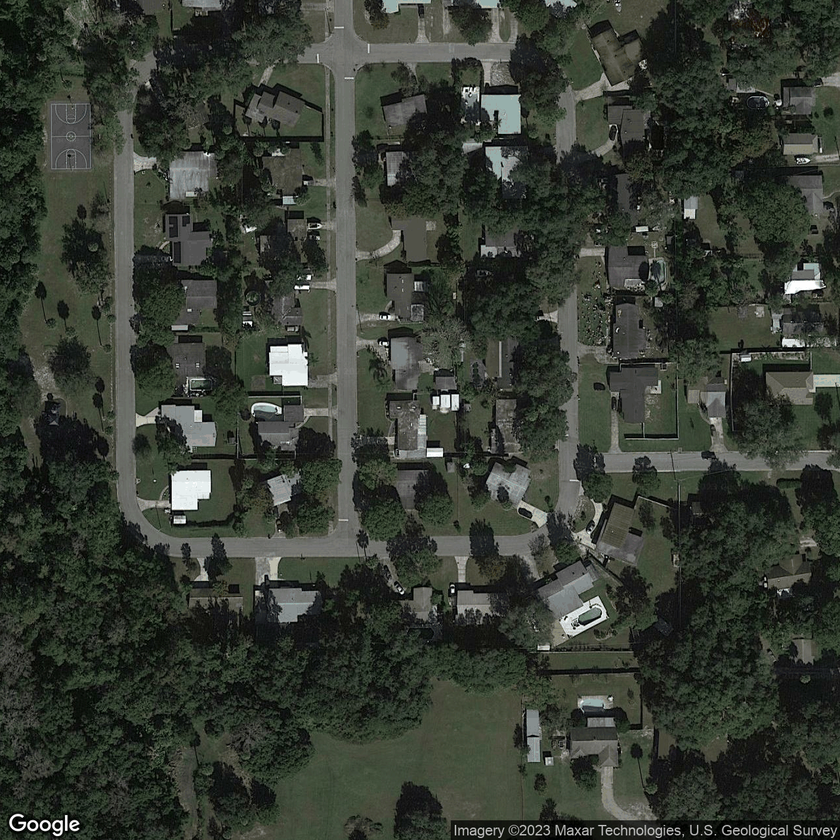
#> input picture data/satellite_map.png, 840 x 840 px, shrunk from 1280 x 1280 before the run
$ python -i bounding_boxes.py   (imports and definitions only)
#> lines starting #> are read from the running program, lines starting #| are printed output that depends on the picture
from collections import Counter

from matplotlib import pyplot as plt
from skimage import feature, filters, measure
from skimage.color import rgb2gray


def _filter_small_regions(regions, min_area=500):
    """
    Removes regions that are too small or have unrealistic dimensions. Minimum area
    defaults to avoid noise from capturing sheds, small roofs and road objects.
    """
    return [region for region in regions if region.area_bbox >= min_area]


def _filter_border_regions(regions, image, buffer=5):
    """
    Removes regions that are too close to the edge of the image. Removes regions cut
    off by the edge of the image.
    """
    return [
        region
        for region in regions
        if region.bbox[0] > buffer
        and region.bbox[1] > buffer
        and region.bbox[2] < image.shape[0] - buffer
        and region.bbox[3] < image.shape[1] - buffer
    ]


def _filter_google_maps_logo(regions, image):
    """
    Removes regions that overlap with the bottom of the image because copyright logo is
    often placed there.
    """
    return [region for region in regions if region.bbox[2] < image.shape[1] - 100]


def _get_roof_color(gray_image):
    """
    Gets the color identifying roofs in the gray image. Most common color is the white
    of the background, followed by the gray of the houses.
    """
    top_colors = Counter(gray_image.flat).most_common(3)
#> top_colors = [(0.0784, 1058), (0.0863, 886), (0.0824, 882)]
    if not top_colors:
        raise BaseException("No colors found in image")
    return top_colors[1][0]


def _replace_roof_colors(image, house_color, epsilon=0.0001):
    """
    Replaces background colors with black and house colors with white. Colors within
    epsilon of the house color are considered the same color.
    """
#> called with house_color = 0.0863, epsilon = 0.0001
    BLACK, WHITE = 1, 0
#> BLACK = 1; WHITE = 0
    image[abs(image - house_color) > epsilon] = BLACK
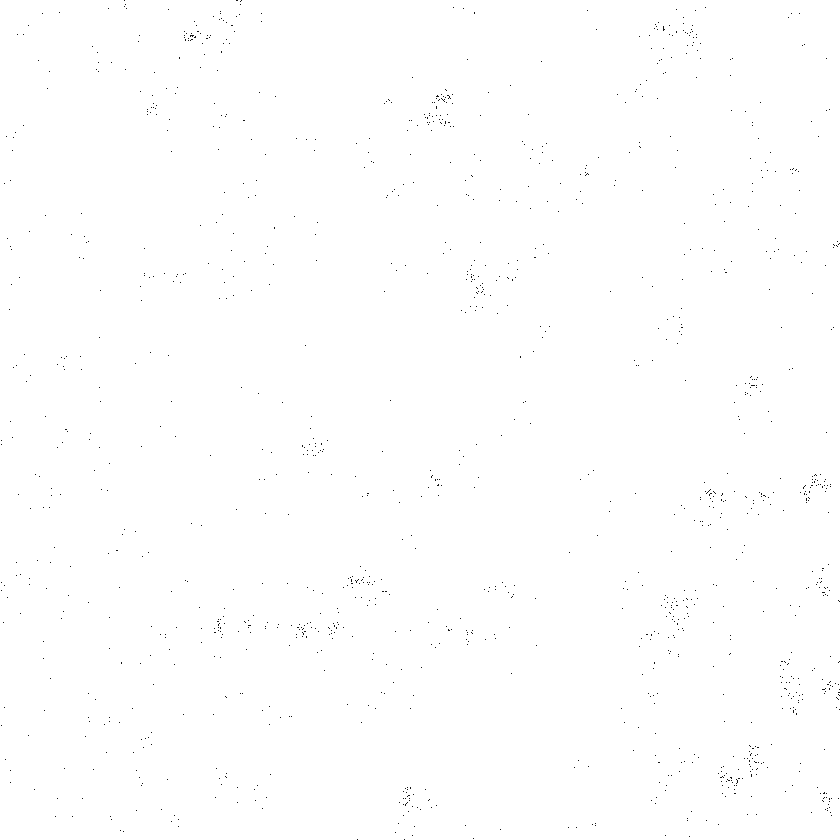
#> image: shape (840, 840) float64; min 0.0863, max 1, mean 0.998
    image[abs(image - house_color) <= epsilon] = WHITE
#> image: shape (840, 840) float64; values 0 (black) and 1 (white), 99.8% white; black in thin lines or dots
    return image


def find_roof_boxes(image):
    """
    Finds the bounding boxes around the houses in the image.
    """
    gray_image = rgb2gray(image)
    gray_image = _replace_roof_colors(
        gray_image,
        _get_roof_color(gray_image),
    )

    # smooth edges
    edges = filters.gaussian(gray_image, sigma=10)

    # Apply Canny edge detection
    edges = feature.canny(edges, sigma=1)
#> edges: shape (840, 840) bool; every value is 0

    # Join overlapping edges
    regions = measure.regionprops(measure.label(edges))
#> regions = []

    # Filter out invalid regions
    filtered_regions = _filter_small_regions(regions)
#> filtered_regions = []
    filtered_regions = _filter_border_regions(filtered_regions, image)
    filtered_regions = _filter_google_maps_logo(filtered_regions, image)

    # Get bounding boxes
    bboxes = [region.bbox for region in filtered_regions]
#> bboxes = []

    return image, bboxes


def display_bounding_boxes(image, boxes):
    """
    Displays the bounding boxes around the houses in the image.
    """
    fig, ax = plt.subplots(figsize=(5, 5))
    ax.set_axis_off()
    ax.imshow(image)

    for box in boxes:
        min_row, min_col, max_row, max_col = box
        rect = plt.Rectangle(
            (min_col, min_row),
            max_col - min_col,
            max_row - min_row,
            fill=False,
            edgecolor="red",
            linewidth=1,
        )
        ax.add_patch(rect)

    plt.title("Bounding Boxes around Houses")
    plt.show()

>>> import cv2
>>> picture = cv2.cvtColor(cv2.imread('../data/satellite_map.png'), cv2.COLOR_BGR2RGB)
>>> result = find_roof_boxes(picture)
